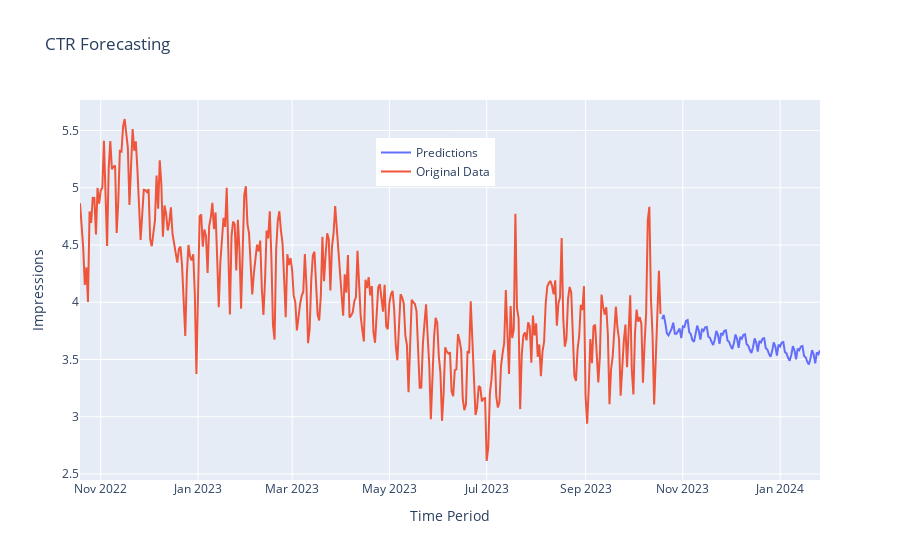

The notebook cell saved with this chart:
### Code cell
fig = go.Figure()

fig.add_trace(go.Scatter(x=forecast.index, y=forecast['Predictions'],
                         mode='lines', name='Predictions'))

fig.add_trace(go.Scatter(x=forecast.index, y=forecast['Original'],
                         mode='lines', name='Original Data'))

fig.update_layout(title='CTR Forecasting',
                  xaxis_title='Time Period',
                  yaxis_title='Impressions',
                  legend=dict(x=0.4, y=0.9),
                  showlegend=True)

fig.show()

### Figure 1 — Plotly figure (JSON) as saved in the notebook; plotly's stock layout.template omitted (floating-point values rounded to 4 significant figures; data arrays with more than 128 entries replaced by an {"elided": "..."} marker saying what was removed)
{"data": [{"mode": "lines", "name": "Predictions", "type": "scatter", "x": {"elided": "465 str values"}, "y": {"elided": "465 float values"}}, {"mode": "lines", "name": "Original Data", "type": "scatter", "x": {"elided": "465 str values"}, "y": {"elided": "465 float values"}}], "layout": {"autosize": true, "legend": {"x": 0.4, "y": 0.9}, "showlegend": true, "title": {"text": "CTR Forecasting"}, "xaxis": {"autorange": true, "range": ["2022-10-19", "2024-01-26"], "title": {"text": "Time Period"}, "type": "date"}, "yaxis": {"autorange": true, "range": [2.447, 5.767], "title": {"text": "Impressions"}, "type": "linear"}}}
